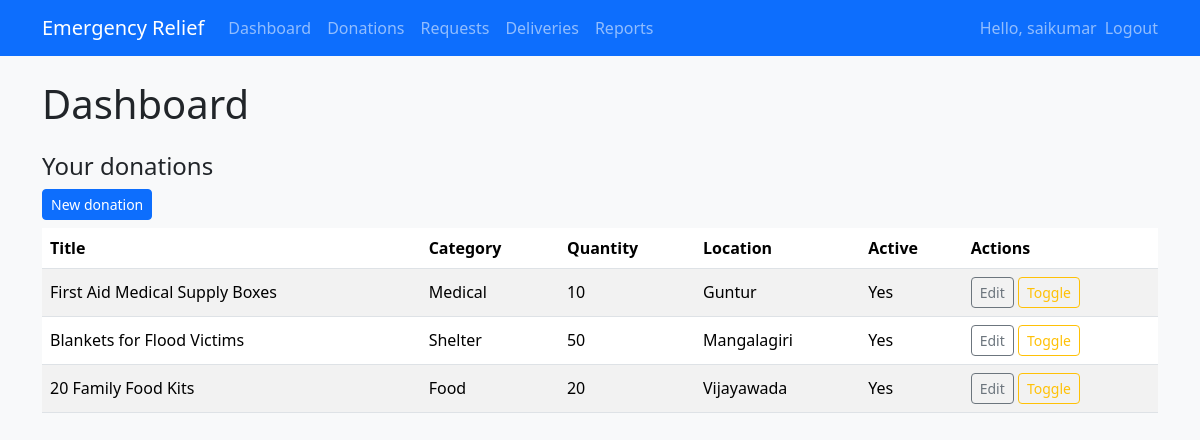
The app's page /dashboard/ (signed in) with its own data.
### core/models.py (models this page shows, shortened)
class Donation(models.Model):
    donor = models.ForeignKey(
        settings.AUTH_USER_MODEL,
        on_delete=models.CASCADE,
        related_name="donations",
    )
    title = models.CharField(max_length=200)
    description = models.TextField(blank=True)
    category = models.CharField(max_length=100, blank=True)
    quantity = models.PositiveIntegerField(default=1)
    location = models.CharField(max_length=255)
    is_active = models.BooleanField(default=True)
    created_at = models.DateTimeField(default=timezone.now)

### core/views.py (the view, shortened to what this page needs)
# urls.py: path("dashboard/", views.dashboard, name="dashboard"),
@login_required
def dashboard(request):
    role = get_user_role(request.user)
    context: dict = {"role": role}
    if role == UserProfile.Roles.DONOR:
        donations = Donation.objects.filter(donor=request.user).order_by("-created_at")
        context["donations"] = donations
    elif role == UserProfile.Roles.RECIPIENT:
        requests_qs = Request.objects.filter(recipient=request.user).order_by("-created_at")
        deliveries = Delivery.objects.filter(request__recipient=request.user).order_by("-created_at")
        context["requests"] = requests_qs
        context["deliveries"] = deliveries
    elif role == UserProfile.Roles.COORDINATOR:
        deliveries = Delivery.objects.all().order_by("-created_at")
        context["deliveries"] = deliveries
    return render(request, "core/dashboard.html", context)

### core/views.py (called while the page is built)
def get_user_role(user) -> str | None:
    if not user.is_authenticated:
        return None
    if user.is_superuser:
        return UserProfile.Roles.ADMIN
    try:
        return user.profile.role
    except UserProfile.DoesNotExist:
        return None

### core/templates/core/dashboard.html (shortened to what this page needs)
{% extends "core/base.html" %}
{% block content %}
<h1 class="mb-4">Dashboard</h1>
{% if role == "DONOR" %}
    <h4>Your donations</h4>
    <a href="{% url 'core:donation_create' %}" class="btn btn-sm btn-primary mb-2">New donation</a>
    {% include "core/partials/donation_table.html" with donations=donations %}
{% elif role == "RECIPIENT" %}
    <h4>Your requests</h4>
    <a href="{% url 'core:request_create' %}" class="btn btn-sm btn-primary mb-2">New request</a>
    {% include "core/partials/request_table.html" with requests=requests %}
    <h4 class="mt-4">Your deliveries</h4>
    {% include "core/partials/delivery_table.html" with deliveries=deliveries %}
{% elif role == "COORDINATOR" %}
    <div class="d-flex justify-content-between align-items-center mb-2">
        <h4>All deliveries</h4>
        <a href="{% url 'core:delivery_create' %}" class="btn btn-sm btn-primary">Plan delivery</a>
    </div>
    {% include "core/partials/delivery_table.html" with deliveries=deliveries %}
{% endif %}
{% endblock %}

### core/templates/core/base.html (shortened to what this page needs)
{% load static %}
<!DOCTYPE html>
<html lang="en">
<head>
    <link href="https://cdn.jsdelivr.net/npm/bootstrap@5.3.3/dist/css/bootstrap.min.css" rel="stylesheet">
</head>
<body class="bg-light">
<nav class="navbar navbar-expand-lg navbar-dark bg-primary mb-4">
    <div class="container">
        <a class="navbar-brand" href="{% url 'core:home' %}">Emergency Relief</a>
        <div class="collapse navbar-collapse" id="navbarNav">
            <ul class="navbar-nav me-auto">
                {% if user.is_authenticated %}
                    <li class="nav-item"><a class="nav-link" href="{% url 'core:dashboard' %}">Dashboard</a></li>
                    <li class="nav-item"><a class="nav-link" href="{% url 'core:donation_list' %}">Donations</a></li>
                    <li class="nav-item"><a class="nav-link" href="{% url 'core:request_list' %}">Requests</a></li>
                    <li class="nav-item"><a class="nav-link" href="{% url 'core:delivery_list' %}">Deliveries</a></li>
                    <li class="nav-item"><a class="nav-link" href="{% url 'core:transparency_report' %}">Reports</a></li>
                {% endif %}
            </ul>
            <ul class="navbar-nav ms-auto">
                {% if user.is_authenticated %}
                    <li class="nav-item">
                        <span class="navbar-text me-2">Hello, {{ user.username }}</span>
                    </li>
                    <li class="nav-item">
                        <form method="post" action="{% url 'logout' %}" class="d-inline">
                            <button type="submit" class="btn btn-link nav-link p-0 m-0 align-baseline">
                                Logout
                            </button>
                        </form>
                    </li>
                {% endif %}
            </ul>
        </div>
    </div>
</nav>
<main class="container mb-4">
    {% block content %}{% endblock %}
</main>
</body>
</html>

### core/templates/core/partials/donation_table.html
{% if donations %}
<table class="table table-striped align-middle">
    <thead>
    <tr>
        <th>Title</th>
        <th>Category</th>
        <th>Quantity</th>
        <th>Location</th>
        <th>Active</th>
        <th>Actions</th>
    </tr>
    </thead>
    <tbody>
    {% for d in donations %}
        <tr>
            <td>{{ d.title }}</td>
            <td>{{ d.category|default:"-" }}</td>
            <td>{{ d.quantity }}</td>
            <td>{{ d.location }}</td>
            <td>{{ d.is_active|yesno:"Yes,No" }}</td>
            <td>
                <a href="{% url 'core:donation_update' d.pk %}" class="btn btn-sm btn-outline-secondary">Edit</a>
                <a href="{% url 'core:donation_toggle_active' d.pk %}" class="btn btn-sm btn-outline-warning">Toggle</a>
            </td>
        </tr>
    {% endfor %}
    </tbody>
    </table>
{% else %}
    <p class="text-muted">No donations yet.</p>
{% endif %}

### records on screen
Donation: title "First Aid Medical Supply Boxes", category "Medical", quantity "10", location "Guntur", is_active "Yes"
Donation: title "Blankets for Flood Victims", category "Shelter", quantity "50", location "Mangalagiri", is_active "Yes"
Donation: title "20 Family Food Kits", category "Food", quantity "20", location "Vijayawada", is_active "Yes"

### other values on screen
{{ user.username }} "saikumar"
